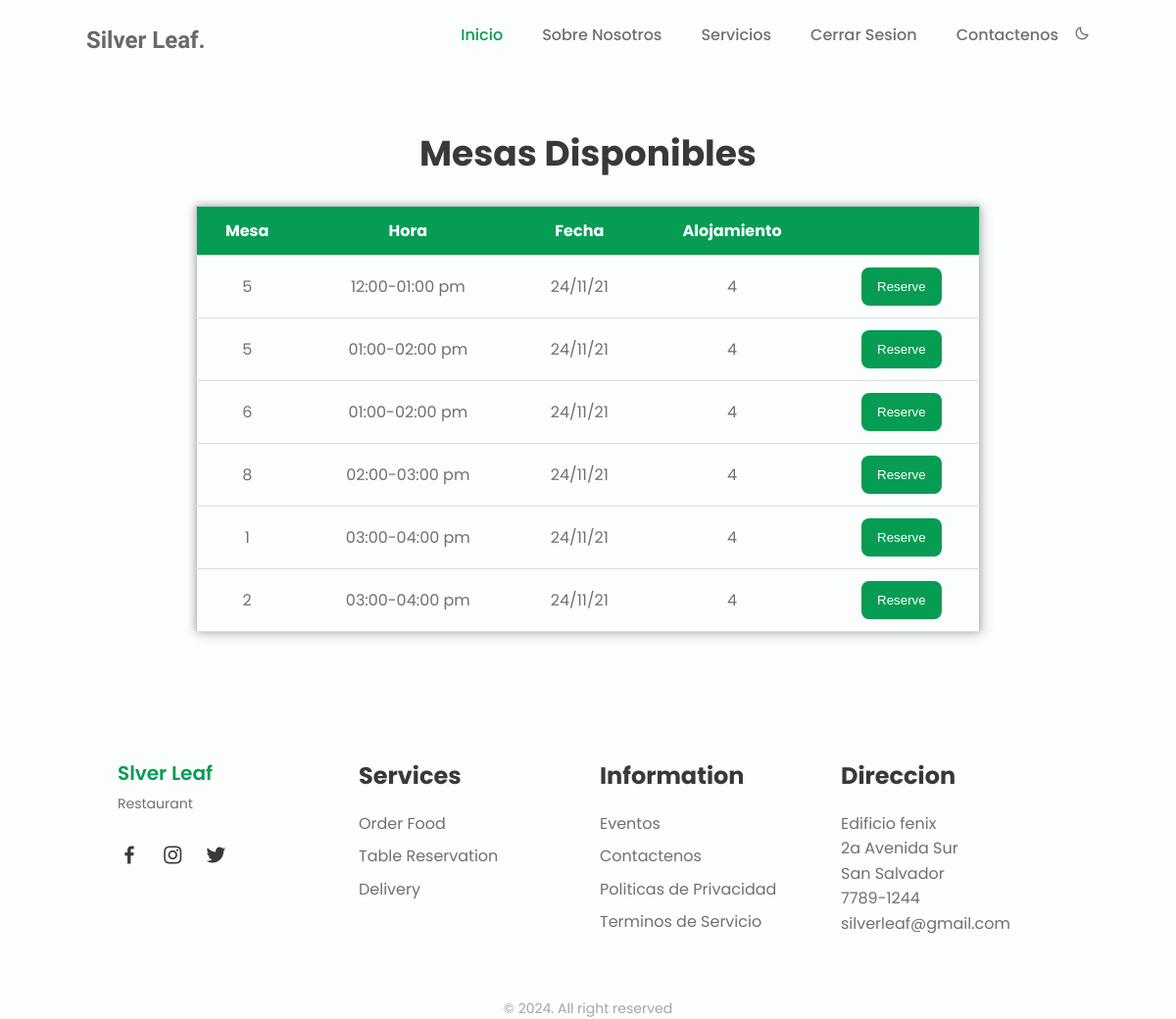
Screenshot of /table (signed in) with the database file from the repository.
### restaurant/models.py (models this page shows, shortened)
class Table(db.Model):
    table_id = db.Column(db.Integer(), primary_key = True)
    table = db.Column(db.Integer(), nullable = False)
    time = db.Column(db.String(length = 20), nullable = False)
    date = db.Column(db.String(length = 20), nullable = False)
    accomodation = db.Column(db.Integer(), nullable = False)
    reservee = db.Column(db.String(), db.ForeignKey('user.id'))  #used to store info regarding user's reserved table

### restaurant/routes.py (the view, shortened to what this page needs)
@app.route('/table', methods = ['GET', 'POST'])
@login_required
def table_page():
    reserve_form = ReserveForm()
    if request.method == 'GET':
        tables = Table.query.filter_by(reservee = None)
        return render_template('table.html', tables = tables, reserve_form = reserve_form)

### restaurant/forms.py
class ReserveForm(FlaskForm):
    submit = SubmitField(label = 'Reserve')

### restaurant/models.py (called while the page is built)
@login_manager.user_loader
def load_user(user_id):
    return User.query.get(int(user_id))

### restaurant/templates/table.html (shortened to what this page needs)
<!DOCTYPE html>
<html lang="en">
<head>
        <link href='https://cdn.jsdelivr.net/npm/boxicons@2.0.5/css/boxicons.min.css' rel='stylesheet'>
        <link rel= "stylesheet" type= "text/css" href= "{{ url_for('static',filename='styles/css/styles.css') }}">
</head>
<body>
<header class="l-header" id="header">
    <nav class="nav bd-container">
        <a href="#" class="nav__logo"><h1>Silver Leaf.</h1></a>
        <div class="nav__menu" id="nav-menu">
            <ul class="nav__list">
                <li class="nav__item"><a href="{{ url_for('home_page' )}}" class="nav__link active-link">Inicio</a></li>
                <li class="nav__item"><a href="index.html#about" class="nav__link">Sobre Nosotros</a></li>
                <li class="nav__item"><a href="index.html#services" class="nav__link">Servicios</a></li>
                {% if current_user.is_authenticated %}
                <li class="nav__item"><a href="{{ url_for('logout') }}" class="nav__link">Cerrar Sesion</a></li>
                {% else %}
                <li class="nav__item"><a href="{{ url_for('login_page') }}" class="nav__link">Iniciar Sesion</a></li>
                <li class="nav__item"><a href="{{ url_for('login_page') }}" class="nav__link">Registrarse</a></li>
                {% endif %}
                <li class="nav__item"><a href="index.html#contact" class="nav__link">Contactenos</a></li>
                <li><i class='bx bx-moon change-theme' id="theme-button"></i></li>
            </ul>
        </div>
    </nav>
</header>
<section class="menu section bd-container" id="menu">
<h1 class="section-title">Mesas Disponibles</h1>
</section>
<table>
  <thead id="table-header">
    <tr>
        <th>Mesa</th>
        <th>Hora</th>
        <th>Fecha</th>
        <th>Alojamiento</th>
        <th></th>
    </tr>
    </thead>
    <tbody>
    {% for table in tables %}
        <tr>
            <td>{{ table.table }}</td>
            <td>{{ table.time }}</td>
            <td>{{ table.date }}</td>
            <td>{{ table.accomodation }}</td>
            <td>
                <form method = 'POST'>
                    {{ reserve_form.submit(class = 'button') }}
                </form>
            </td>
        </tr>
    {% endfor %}
    </tbody>
</table>
<footer class="footer section bd-container">
  <div class="footer__container bd-grid">
      <div class="footer__content">
          <a href="#" class="footer__logo">Slver Leaf</a>
          <span class="footer__description">Restaurant</span>
          <div>
              <a href="#" class="footer__social"><i class='bx bxl-facebook'></i></a>
              <a href="#" class="footer__social"><i class='bx bxl-instagram'></i></a>
              <a href="#" class="footer__social"><i class='bx bxl-twitter'></i></a>
          </div>
      </div>
      <div class="footer__content">
          <h3 class="footer__title">Services</h3>
          <ul>
              <li><a href="menu.html" class="footer__link">Order Food</a></li>
              <li><a href="#" class="footer__link">Table Reservation</a></li>
              <li><a href="#" class="footer__link">Delivery</a></li>
          </ul>
      </div>
      <div class="footer__content">
          <h3 class="footer__title">Information</h3>
          <ul>
              <li><a href="#" class="footer__link">Eventos</a></li>
              <li><a href="#" class="footer__link">Contactenos</a></li>
              <li><a href="#" class="footer__link">Politicas de Privacidad</a></li>
              <li><a href="#" class="footer__link">Terminos de Servicio</a></li>
          </ul>
      </div>
      <div class="footer__content">
          <h3 class="footer__title">Direccion</h3>
          <ul>
              <li>Edificio fenix</li>
              <li>2a Avenida Sur</li>
              <li>San Salvador</li>
              <li>7789-1244</li>
              <li>silverleaf@gmail.com</li>
          </ul>
      </div>
  </div>
  <p class="footer__copy">&#169; 2024. All right reserved</p>
  </footer>
</body>
</html>

### restaurant/static/styles/css/styles.css (style rules this page uses)
:root { --header-height: 3rem; --first-color: #069C54; --first-color-alt: #048654; --title-color: #393939; --text-color: #707070; --text-color-light: #A6A6A6; --body-color: #FBFEFD; --container-color: #FFFFFF; --body-font: 'Poppins', sans-serif; --biggest-font-size: 2.25rem; --h1-font-size: 1.5rem; --h2-font-size: 1.25rem; --h3-font-size: 1rem; --normal-font-size: .938rem; --small-font-size: .813rem; --smaller-font-size: .75rem; --font-medium: 500; --font-semi-bold: 600; --mb-1: .5rem; --mb-2: 1rem; --mb-3: 1.5rem; --mb-4: 2rem; --mb-5: 2.5rem; --mb-6: 3rem; --z-tooltip: 10; --z-fixed: 100; }
@media screen and (min-width: 768px) { :root { --biggest-font-size: 4rem; --h1-font-size: 2.25rem; --h2-font-size: 1.5rem; --h3-font-size: 1.25rem; --normal-font-size: 1rem; --small-font-size: .875rem; --smaller-font-size: .813rem; } }
*,::before,::after { box-sizing: border-box; }
html { scroll-behavior: smooth; }
.change-theme { position: absolute; right: 1rem; top: 1.8rem; color: var(--text-color); font-size: 1rem; cursor: pointer; }
body { margin: var(--header-height) 0 0 0; font-family: var(--body-font); font-size: var(--normal-font-size); background-color: var(--body-color); color: var(--text-color); line-height: 1.6; }
h1,h2,h3,p,ul { margin: 0; }
ul { padding: 0; list-style: none; }
a { text-decoration: none; }
.section-title, .section-subtitle { text-align: center; }
.section-title { font-size: var(--h1-font-size); color: var(--title-color); margin-bottom: var(--mb-3); }
.bd-container { max-width: 960px; width: calc(100% - 2rem); margin-left: var(--mb-2); margin-right: var(--mb-2); }
.bd-grid { display: grid; gap: 1.5rem; }
.l-header { width: 100%; position: fixed; top: 0; left: 0; z-index: var(--z-fixed); background-color: var(--body-color); }
.nav { max-width: 1024px; height: var(--header-height); display: flex; justify-content: space-between; align-items: center; }
.nav__item { margin-bottom: var(--mb-2); }
.nav__link, .nav__toggle { color: var(--text-color); font-weight: var(--font-medium); }
.nav__logo { color: #696969; font-family: 'Dancing Script'; font-size: var(-40px); font-weight: normal; margin-top: 10px; }
.nav__link { transition: .3s; }
.active-link { color: var(--first-color); }
.button { display: inline-block; background-color: var(--first-color); color: #FFF; padding: .75rem 1rem; border: none; border-radius: .5rem; transition: .3s; }
.footer__container { grid-template-columns: repeat(auto-fit, minmax(220px, 1fr)); row-gap: 2rem; }
.footer__logo { font-size: var(--h3-font-size); color: var(--first-color); font-weight: var(--font-semi-bold); }
.footer__description { display: block; font-size: var(--small-font-size); margin: .25rem 0 var(--mb-3); }
.footer__social { font-size: 1.5rem; color: var(--title-color); margin-right: var(--mb-2); }
.footer__title { font-size: var(--h2-font-size); color: var(--title-color); margin-bottom: var(--mb-2); }
.footer__link { display: inline-block; color: var(--text-color); margin-bottom: var(--mb-1); }
.footer__copy { text-align: center; font-size: var(--small-font-size); color: var(--text-color-light); margin-top: 3.5rem; }
@media screen and (min-width: 768px) { body { margin: 0; } }
@media screen and (min-width: 768px) { .section { padding-top: 8rem; } }
@media screen and (min-width: 768px) { .nav { height: calc(var(--header-height) + 1.5rem); } }
@media screen and (min-width: 768px) { .nav__list { display: flex; } }
@media screen and (min-width: 768px) { .nav__item { margin-left: var(--mb-5); margin-bottom: 0; } }
@media screen and (min-width: 768px) { .change-theme { position: initial; margin-left: var(--mb-2); } }
@media screen and (min-width: 960px) { .bd-container { margin-left: auto; margin-right: auto; } }
table { margin-left:auto; margin-right:auto; border-collapse: collapse; width: 800px; height: 200px; border: 1px solid #bdc3c7; box-shadow: 2px 2px 12px rgba(0, 0, 0, 0.2), -1px -1px 8px rgba(0, 0, 0, 0.2); }
tr { transition: all .2s ease-in; cursor: pointer; }
th, td { padding: 12px; text-align: center; border-bottom: 1px solid #ddd; }
#table-header { background-color: #069C54; color: #fff; }

### rows the page displays
Table: table "5", time "12:00-01:00 pm", date "24/11/21", accomodation "4"
Table: table "5", time "01:00-02:00 pm", date "24/11/21", accomodation "4"
Table: table "6", time "01:00-02:00 pm", date "24/11/21", accomodation "4"
Table: table "8", time "02:00-03:00 pm", date "24/11/21", accomodation "4"
Table: table "1", time "03:00-04:00 pm", date "24/11/21", accomodation "4"
Table: table "2", time "03:00-04:00 pm", date "24/11/21", accomodation "4"
